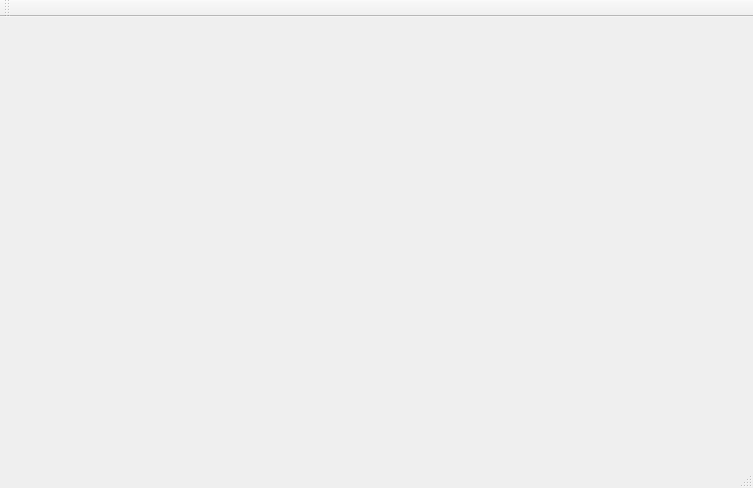
<?xml version="1.0" encoding="UTF-8"?>
<ui version="4.0">
 <class>MainWindow</class>
 <widget class="QMainWindow" name="MainWindow">
  <property name="enabled">
   <bool>true</bool>
  </property>
  <property name="geometry">
   <rect>
    <x>0</x>
    <y>0</y>
    <width>753</width>
    <height>488</height>
   </rect>
  </property>
  <property name="windowTitle">
   <string>MainWindow</string>
  </property>
  <widget class="QWidget" name="centralWidget"/>
  <widget class="QMenuBar" name="menuBar">
   <property name="geometry">
    <rect>
     <x>0</x>
     <y>0</y>
     <width>753</width>
     <height>22</height>
    </rect>
   </property>
  </widget>
  <widget class="QToolBar" name="mainToolBar">
   <attribute name="toolBarArea">
    <enum>TopToolBarArea</enum>
   </attribute>
   <attribute name="toolBarBreak">
    <bool>false</bool>
   </attribute>
  </widget>
  <widget class="QStatusBar" name="statusBar"/>
 </widget>
 <layoutdefault spacing="6" margin="11"/>
 <resources/>
 <connections/>
</ui>
